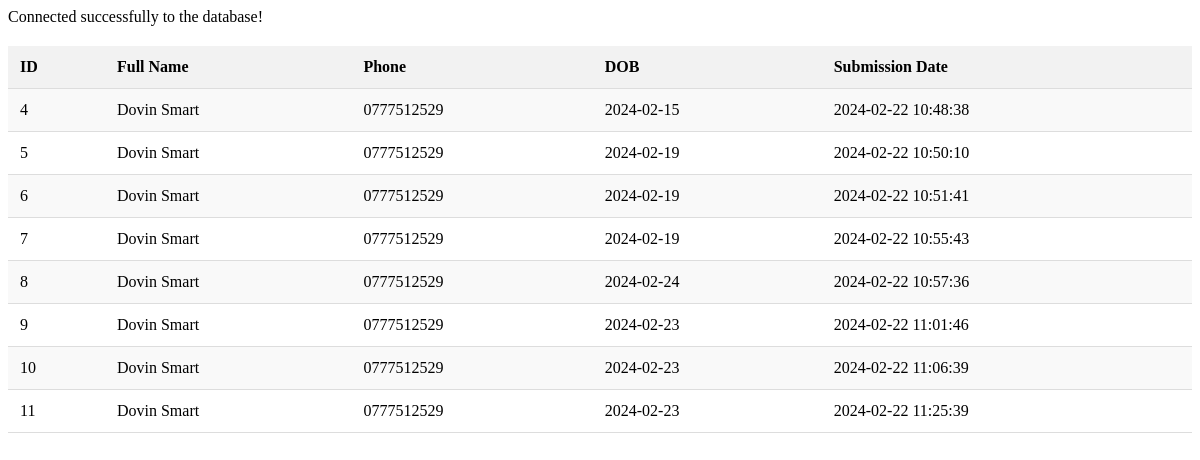
The app's page /admin.php, older data.
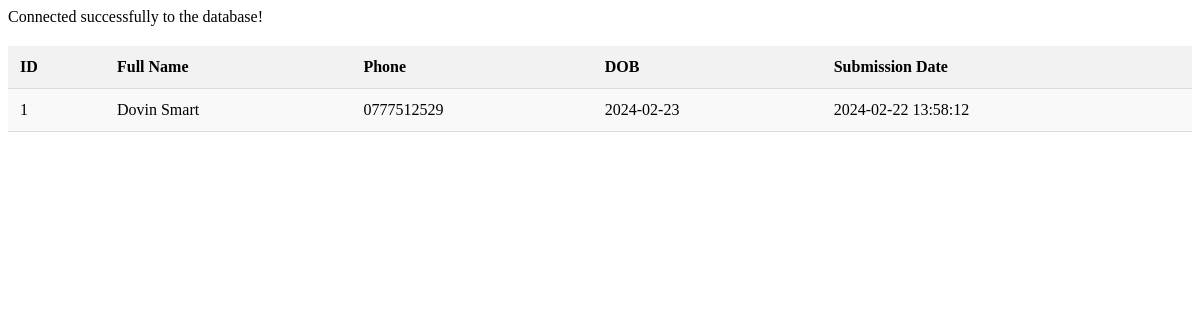
The same page, newer data.
### tables this page shows
CREATE TABLE `studentregistration` (
  `id` int(11) NOT NULL,
  `fullName` varchar(255) NOT NULL,
  `phone` varchar(15) NOT NULL,
  `otherNames` varchar(255) DEFAULT NULL,
  `dob` date NOT NULL,
  `uceIndex` varchar(20) NOT NULL,
  `totalAggregates` int(11) NOT NULL,
  `bestSubjects` varchar(255) NOT NULL,
  `currentAddress` varchar(255) NOT NULL,
  `mobileNumber` varchar(15) NOT NULL,
  `email` varchar(255) NOT NULL,
  `secondarySchool` varchar(255) NOT NULL,
  `schoolName` varchar(255) DEFAULT NULL,
  `passSlipPath` varchar(255) DEFAULT NULL,
  `parentName` varchar(255) NOT NULL,
  `parentTel` varchar(15) NOT NULL,
  `courses` varchar(255) NOT NULL,
  `rating` int(11) NOT NULL,
  `source` varchar(50) NOT NULL,
  `otherSource` varchar(255) DEFAULT NULL,
  `cvPath` varchar(255) NOT NULL,
  `mentorLetterPath` varchar(255) NOT NULL,
  `agreeTerms` tinyint(1) NOT NULL,
  `submissionDate` timestamp NOT NULL DEFAULT current_timestamp()
);

### admin.php (the view, shortened to what this page needs)
<!DOCTYPE html>
<html lang="en">
<head>
</head>
<body>
    <?php
        include 'db.php';
        $sql = "SELECT `id`, `fullName`, `phone`, `otherNames`, `dob`, `uceIndex`, `totalAggregates`, `bestSubjects`, `currentAddress`, `mobileNumber`, `email`, `secondarySchool`, `parentName`, `parentTel`, `courses`, `rating`, `source`, `otherSource`, `cvPath`, `mentorLetterPath`, `agreeTerms`, `submissionDate` FROM `studentregistration` WHERE 1";
        $result = $conn->query($sql);
        if ($result->num_rows > 0) {
            echo '<table>';
            echo '<tr>';
            echo '<th>ID</th>';
            echo '<th>Full Name</th>';
            echo '<th>Phone</th>';
            echo '<th>DOB</th>';
            echo '<th>Submission Date</th>';
            echo '</tr>';
            while ($row = $result->fetch_assoc()) {
                echo '<tr>';
                echo '<td>' . $row['id'] . '</td>';
                echo '<td>' . $row['fullName'] . '</td>';
                echo '<td>' . $row['phone'] . '</td>';
                echo '<td>' . $row['dob'] . '</td>';
                echo '<td>' . $row['submissionDate'] . '</td>';
                echo '</tr>';
            }
            echo '</table>';
        } else {
            echo 'No records found.';
        }
    ?>
</body>
</html>

### db.php (shortened to what this page needs)
<?php
$servername = "localhost";
$username = "root";
$password = "";
$dbname = "hvti";
$conn = new mysqli($servername, $username, $password, $dbname);
if ($conn->connect_error) {
    die("Connection failed: " . $conn->connect_error);
} else {
    echo "Connected successfully to the database!";
}
?>

### admin.php (style rules this page uses)
table { width: 100%; border-collapse: collapse; margin-top: 20px; }
th, td { padding: 12px; border-bottom: 1px solid #ddd; text-align: left; }
th { background-color: #f2f2f2; }
tr:nth-child(even) { background-color: #f9f9f9; }

Row changes from the older to the newer data that the page shows:
removed studentregistration: id "4", fullName "Dovin Smart", phone "0777512529", dob "2024-02-15", submissionDate "2024-02-22 10:48:38"
removed studentregistration: id "5", fullName "Dovin Smart", phone "0777512529", dob "2024-02-19", submissionDate "2024-02-22 10:50:10"
removed studentregistration: id "6", fullName "Dovin Smart", phone "0777512529", dob "2024-02-19", submissionDate "2024-02-22 10:51:41"
removed studentregistration: id "7", fullName "Dovin Smart", phone "0777512529", dob "2024-02-19", submissionDate "2024-02-22 10:55:43"
removed studentregistration: id "8", fullName "Dovin Smart", phone "0777512529", dob "2024-02-24", submissionDate "2024-02-22 10:57:36"
removed studentregistration: id "9", fullName "Dovin Smart", phone "0777512529", dob "2024-02-23", submissionDate "2024-02-22 11:01:46"
removed studentregistration: id "10", fullName "Dovin Smart", phone "0777512529", dob "2024-02-23", submissionDate "2024-02-22 11:06:39"
removed studentregistration: id "11", fullName "Dovin Smart", phone "0777512529", dob "2024-02-23", submissionDate "2024-02-22 11:25:39"
added studentregistration: id "1", fullName "Dovin Smart", phone "0777512529", dob "2024-02-23", submissionDate "2024-02-22 13:58:12"
